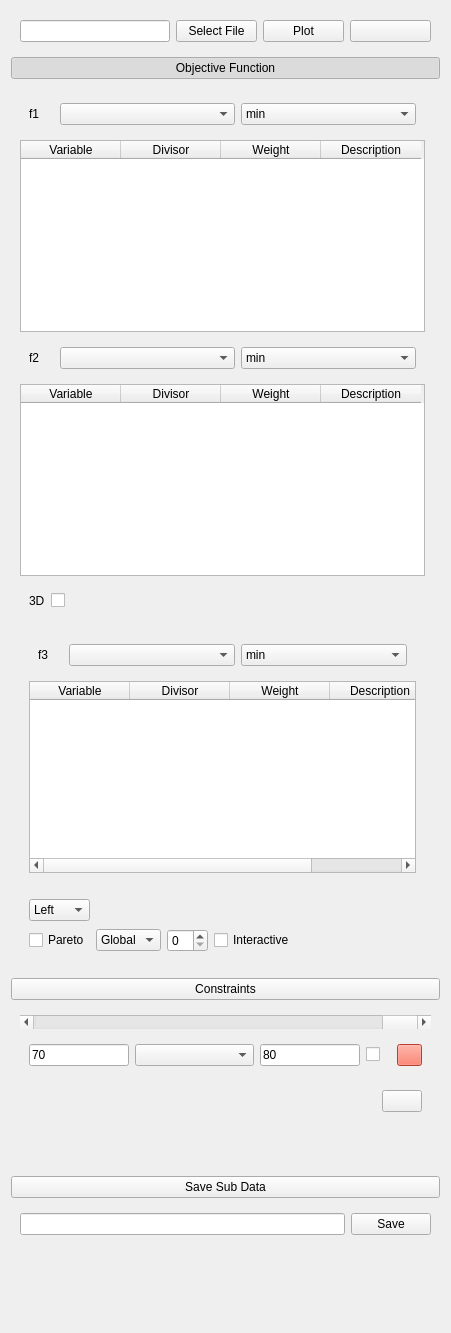
                       <widget class="QWidget" name="scrollAreaWidgetContents_6">
                        <property name="geometry">
                         <rect>
                          <x>0</x>
                          <y>-419</y>
                          <width>451</width>
                          <height>1333</height>
                         </rect>
                        </property>
                        <layout class="QGridLayout" name="gridLayout_50">
                         <item row="7" column="0" alignment="Qt::AlignTop">
                          <widget class="QWidget" name="w_Constraints" native="true">
                           <property name="sizePolicy">
                            <sizepolicy hsizetype="Preferred" vsizetype="Maximum">
                             <horstretch>0</horstretch>
                             <verstretch>0</verstretch>
                            </sizepolicy>
                           </property>
                           <layout class="QGridLayout" name="gridLayout_31">
                            <item row="3" column="1">
                             <spacer name="verticalSpacer_4">
                              <property name="orientation">
                               <enum>Qt::Vertical</enum>
                              </property>
                              <property name="sizeHint" stdset="0">
                               <size>
                                <width>20</width>
                                <height>40</height>
                               </size>
                              </property>
                             </spacer>
                            </item>
                            <item row="1" column="1">
                             <layout class="QGridLayout" name="gl_Filter">
                              <item row="0" column="0" colspan="2">
                               <widget class="QWidget" name="w_Filter_0" native="true">
                                <layout class="QGridLayout" name="gridLayout_33">
                                 <item row="0" column="1">
                                  <widget class="QComboBox" name="cb_DFFilter_0"/>
                                 </item>
                                 <item row="0" column="2">
                                  <widget class="QLineEdit" name="le_RB_0">
                                   <property name="minimumSize">
                                    <size>
                                     <width>100</width>
                                     <height>0</height>
                                    </size>
                                   </property>
                                   <property name="maximumSize">
                                    <size>
                                     <width>100</width>
                                     <height>16777215</height>
                                    </size>
                                   </property>
                                   <property name="text">
                                    <string>80</string>
                                   </property>
                                  </widget>
                                 </item>
                                 <item row="0" column="0">
                                  <widget class="QLineEdit" name="le_LB_0">
                                   <property name="minimumSize">
                                    <size>
                                     <width>100</width>
                                     <height>0</height>
                                    </size>
                                   </property>
                                   <property name="maximumSize">
                                    <size>
                                     <width>100</width>
                                     <height>16777215</height>
                                    </size>
                                   </property>
                                   <property name="text">
                                    <string>70</string>
                                   </property>
                                  </widget>
                                 </item>
                                 <item row="0" column="4">
                                  <widget class="QCheckBox" name="cb_Filter_Toggle_0">
                                   <property name="minimumSize">
                                    <size>
                                     <width>25</width>
                                     <height>0</height>
                                    </size>
                                   </property>
                                   <property name="maximumSize">
                                    <size>
                                     <width>25</width>
                                     <height>16777215</height>
                                    </size>
                                   </property>
                                   <property name="text">
                                    <string/>
                                   </property>
                                  </widget>
                                 </item>
                                 <item row="0" column="5">
                                  <widget class="QPushButton" name="pb_Remove_Filter">
                                   <property name="minimumSize">
                                    <size>
                                     <width>25</width>
                                     <height>0</height>
                                    </size>
                                   </property>
                                   <property name="maximumSize">
                                    <size>
                                     <width>20</width>
                                     <height>16777215</height>
                                    </size>
                                   </property>
                                   <property name="styleSheet">
                                    <string notr="true">background-color: rgb(255, 89, 67);</string>
                                   </property>
                                   <property name="text">
                                    <string/>
                                   </property>
                                   <property name="icon">
                                    <iconset resource="../qss/icons.qrc">
                                     <normaloff>:/icons/icons/PNG/stop.png</normaloff>:/icons/icons/PNG/stop.png</iconset>
                                   </property>
                                  </widget>
                                 </item>
                                </layout>
                               </widget>
                              </item>
                             </layout>
                            </item>
                            <item row="2" column="1">
                             <widget class="QWidget" name="widget_7" native="true">
                              <layout class="QGridLayout" name="gridLayout_38">
                               <item row="0" column="1">
                                <widget class="QPushButton" name="pb_Add_DFFilter">
                                 <property name="text">
                                  <string/>
                                 </property>
                                 <property name="icon">
                                  <iconset resource="../qss/icons.qrc">
                                   <normaloff>:/icons/icons/PNG/add.png</normaloff>:/icons/icons/PNG/add.png</iconset>
                                 </property>
                                </widget>
                               </item>
                               <item row="0" column="0">
                                <spacer name="horizontalSpacer_2">
                                 <property name="orientation">
                                  <enum>Qt::Horizontal</enum>
                                 </property>
                                 <property name="sizeHint" stdset="0">
                                  <size>
                                   <width>40</width>
                                   <height>20</height>
                                  </size>
                                 </property>
                                </spacer>
                               </item>
                              </layout>
                             </widget>
                            </item>
                            <item row="0" column="1">
                             <widget class="QScrollBar" name="hs_Alpha">
                              <property name="maximum">
                               <number>100</number>
                              </property>
                              <property name="value">
                               <number>100</number>
                              </property>
                              <property name="orientation">
                               <enum>Qt::Horizontal</enum>
                              </property>
                             </widget>
                            </item>
                           </layout>
                          </widget>
                         </item>
                         <item row="4" column="0" alignment="Qt::AlignTop">
                          <widget class="QWidget" name="w_Objective_Function" native="true">
                           <property name="sizePolicy">
                            <sizepolicy hsizetype="Preferred" vsizetype="Maximum">
                             <horstretch>0</horstretch>
                             <verstretch>0</verstretch>
                            </sizepolicy>
                           </property>
                           <layout class="QGridLayout" name="gridLayout_37">
                            <item row="6" column="0" colspan="2">
                             <widget class="QWidget" name="widget_15" native="true">
                              <property name="minimumSize">
                               <size>
                                <width>0</width>
                                <height>75</height>
                               </size>
                              </property>
                              <layout class="QGridLayout" name="gridLayout_25">
                               <item row="1" column="3">
                                <widget class="QCheckBox" name="cb_Interactive">
                                 <property name="text">
                                  <string>Interactive</string>
                                 </property>
                                </widget>
                               </item>
                               <item row="1" column="4">
                                <spacer name="horizontalSpacer_5">
                                 <property name="orientation">
                                  <enum>Qt::Horizontal</enum>
                                 </property>
                                 <property name="sizeHint" stdset="0">
                                  <size>
                                   <width>40</width>
                                   <height>20</height>
                                  </size>
                                 </property>
                                </spacer>
                               </item>
                               <item row="1" column="0">
                                <widget class="QCheckBox" name="cb_Pareto">
                                 <property name="text">
                                  <string>Pareto</string>
                                 </property>
                                </widget>
                               </item>
                               <item row="1" column="2">
                                <widget class="QSpinBox" name="sb_Axis_Row_Count">
                                 <property name="maximum">
                                  <number>10</number>
                                 </property>
                                </widget>
                               </item>
                               <item row="1" column="1">
                                <widget class="QComboBox" name="cb_Pareto_Setting">
                                 <item>
                                  <property name="text">
                                   <string>Global</string>
                                  </property>
                                 </item>
                                 <item>
                                  <property name="text">
                                   <string>Local</string>
                                  </property>
                                 </item>
                                </widget>
                               </item>
                               <item row="0" column="0">
                                <widget class="QComboBox" name="cb_Active_Axis">
                                 <item>
                                  <property name="text">
                                   <string>Left</string>
                                  </property>
                                 </item>
                                 <item>
                                  <property name="text">
                                   <string>Right</string>
                                  </property>
                                 </item>
                                </widget>
                               </item>
                              </layout>
                             </widget>
                            </item>
                            <item row="0" column="0">
                             <widget class="QWidget" name="widget_29" native="true">
                              <layout class="QHBoxLayout" name="horizontalLayout_4">
                               <item>
                                <widget class="QLabel" name="label_12">
                                 <property name="maximumSize">
                                  <size>
                                   <width>25</width>
                                   <height>16777215</height>
                                  </size>
                                 </property>
                                 <property name="text">
                                  <string>f1</string>
                                 </property>
                                </widget>
                               </item>
                               <item>
                                <widget class="QCheckableComboBox" name="ccb_Objective_Function_F1"/>
                               </item>
                               <item>
                                <widget class="QComboBox" name="cb_Goal_F1">
                                 <item>
                                  <property name="text">
                                   <string>min</string>
                                  </property>
                                 </item>
                                 <item>
                                  <property name="text">
                                   <string>max</string>
                                  </property>
                                 </item>
                                 <item>
                                  <property name="text">
                                   <string>equal</string>
                                  </property>
                                 </item>
                                </widget>
                               </item>
                              </layout>
                             </widget>
                            </item>
                            <item row="2" column="0">
                             <widget class="QWidget" name="widget_25" native="true">
                              <layout class="QHBoxLayout" name="horizontalLayout_3">
                               <item>
                                <widget class="QLabel" name="label_13">
                                 <property name="maximumSize">
                                  <size>
                                   <width>25</width>
                                   <height>16777215</height>
                                  </size>
                                 </property>
                                 <property name="text">
                                  <string>f2</string>
                                 </property>
                                </widget>
                               </item>
                               <item>
                                <widget class="QCheckableComboBox" name="ccb_Objective_Function_F2"/>
                               </item>
                               <item>
                                <widget class="QComboBox" name="cb_Goal_F2">
                                 <item>
                                  <property name="text">
                                   <string>min</string>
                                  </property>
                                 </item>
                                 <item>
                                  <property name="text">
                                   <string>max</string>
                                  </property>
                                 </item>
                                </widget>
                               </item>
                              </layout>
                             </widget>
                            </item>
                            <item row="1" column="0">
                             <widget class="QTableWidget" name="tw_Objective_Function_F1">
                              <property name="minimumSize">
                               <size>
                                <width>0</width>
                                <height>150</height>
                               </size>
                              </property>
                              <column>
                               <property name="text">
                                <string>Variable</string>
                               </property>
                              </column>
                              <column>
                               <property name="text">
                                <string>Divisor</string>
                               </property>
                              </column>
                              <column>
                               <property name="text">
                                <string>Weight</string>
                               </property>
                              </column>
                              <column>
                               <property name="text">
                                <string>Description</string>
                               </property>
                              </column>
                             </widget>
                            </item>
                            <item row="3" column="0">
                             <widget class="QTableWidget" name="tw_Objective_Function_F2">
                              <property name="minimumSize">
                               <size>
                                <width>0</width>
                                <height>150</height>
                               </size>
                              </property>
                              <column>
                               <property name="text">
                                <string>Variable</string>
                               </property>
                              </column>
                              <column>
                               <property name="text">
                                <string>Divisor</string>
                               </property>
                              </column>
                              <column>
                               <property name="text">
                                <string>Weight</string>
                               </property>
                              </column>
                              <column>
                               <property name="text">
                                <string>Description</string>
                               </property>
                              </column>
                             </widget>
                            </item>
                            <item row="4" column="0">
                             <widget class="QWidget" name="widget_5" native="true">
                              <layout class="QGridLayout" name="gridLayout_29">
                               <item row="0" column="1">
                                <widget class="SwitchControl" name="sc_Toggle_3D"/>
                               </item>
                               <item row="0" column="0">
                                <widget class="QLabel" name="label">
                                 <property name="text">
                                  <string>3D</string>
                                 </property>
                                </widget>
                               </item>
                               <item row="0" column="2">
                                <spacer name="horizontalSpacer">
                                 <property name="orientation">
                                  <enum>Qt::Horizontal</enum>
                                 </property>
                                 <property name="sizeHint" stdset="0">
                                  <size>
                                   <width>40</width>
                                   <height>20</height>
                                  </size>
                                 </property>
                                </spacer>
                               </item>
                              </layout>
                             </widget>
                            </item>
                            <item row="5" column="0">
                             <widget class="QWidget" name="w_Toggle_F3" native="true">
                              <layout class="QGridLayout" name="gridLayout_30">
                               <item row="0" column="0">
                                <widget class="QWidget" name="widget_18" native="true">
                                 <layout class="QGridLayout" name="gridLayout_32">
                                  <item row="0" column="1">
                                   <widget class="QCheckableComboBox" name="ccb_Objective_Function_F3"/>
                                  </item>
                                  <item row="0" column="0">
                                   <widget class="QLabel" name="label_2">
                                    <property name="maximumSize">
                                     <size>
                                      <width>25</width>
                                      <height>16777215</height>
                                     </size>
                                    </property>
                                    <property name="text">
                                     <string>f3</string>
                                    </property>
                                   </widget>
                                  </item>
                                  <item row="0" column="2">
                                   <widget class="QComboBox" name="cb_Goal_F3">
                                    <item>
                                     <property name="text">
                                      <string>min</string>
                                     </property>
                                    </item>
                                    <item>
                                     <property name="text">
                                      <string>max</string>
                                     </property>
                                    </item>
                                   </widget>
                                  </item>
                                 </layout>
                                </widget>
                               </item>
                               <item row="1" column="0">
                                <widget class="QTableWidget" name="tw_Objective_Function_F3">
                                 <column>
                                  <property name="text">
                                   <string>Variable</string>
                                  </property>
                                 </column>
                                 <column>
                                  <property name="text">
                                   <string>Divisor</string>
                                  </property>
                                 </column>
                                 <column>
                                  <property name="text">
                                   <string>Weight</string>
                                  </property>
                                 </column>
                                 <column>
                                  <property name="text">
                                   <string>Description</string>
                                  </property>
                                 </column>
                                </widget>
                               </item>
                              </layout>
                             </widget>
                            </item>
                           </layout>
                          </widget>
                         </item>
                         <item row="9" column="0" alignment="Qt::AlignTop">
                          <widget class="QWidget" name="w_Save_Sub_Data" native="true">
                           <property name="sizePolicy">
                            <sizepolicy hsizetype="Preferred" vsizetype="Maximum">
                             <horstretch>0</horstretch>
                             <verstretch>0</verstretch>
                            </sizepolicy>
                           </property>
                           <layout class="QGridLayout" name="gridLayout_17">
                            <item row="0" column="1">
                             <widget class="QLineEdit" name="lineEdit_2"/>
                            </item>
                            <item row="0" column="3">
                             <widget class="QPushButton" name="pushButton_7">
                              <property name="text">
                               <string>Save</string>
                              </property>
                             </widget>
                            </item>
                           </layout>
                          </widget>
                         </item>
                         <item row="0" column="0">
                          <widget class="QWidget" name="widget_20" native="true">
                           <property name="sizePolicy">
                            <sizepolicy hsizetype="Minimum" vsizetype="Preferred">
                             <horstretch>0</horstretch>
                             <verstretch>0</verstretch>
                            </sizepolicy>
                           </property>
                           <property name="minimumSize">
                            <size>
                             <width>400</width>
                             <height>0</height>
                            </size>
                           </property>
                           <property name="maximumSize">
                            <size>
                             <width>800</width>
                             <height>16777215</height>
                            </size>
                           </property>
                           <layout class="QGridLayout" name="gridLayout_35">
                            <item row="0" column="1">
                             <widget class="QPushButton" name="pb_Select_File">
                              <property name="text">
                               <string>Select File</string>
                              </property>
                             </widget>
                            </item>
                            <item row="0" column="0">
                             <widget class="QLineEdit" name="le_Pandas_Filename">
                              <property name="maximumSize">
                               <size>
                                <width>150</width>
                                <height>16777215</height>
                               </size>
                              </property>
                             </widget>
                            </item>
                            <item row="0" column="2">
                             <widget class="QPushButton" name="pb_Plot_Objective">
                              <property name="text">
                               <string>Plot</string>
                              </property>
                             </widget>
                            </item>
                            <item row="0" column="3">
                             <widget class="QPushButton" name="pb_Clear">
                              <property name="text">
                               <string/>
                              </property>
                              <property name="icon">
                               <iconset resource="../qss/icons.qrc">
                                <normaloff>:/icons/icons/PNG/stop.png</normaloff>:/icons/icons/PNG/stop.png</iconset>
                              </property>
                             </widget>
                            </item>
                           </layout>
                          </widget>
                         </item>
                         <item row="3" column="0">
                          <widget class="QPushButton" name="pb_Objective_Function">
                           <property name="text">
                            <string>Objective Function</string>
                           </property>
                           <property name="checkable">
                            <bool>true</bool>
                           </property>
                           <property name="checked">
                            <bool>true</bool>
                           </property>
                          </widget>
                         </item>
                         <item row="5" column="0">
                          <widget class="QPushButton" name="pb_Constraints">
                           <property name="text">
                            <string>Constraints</string>
                           </property>
                           <property name="checkable">
                            <bool>true</bool>
                           </property>
                          </widget>
                         </item>
                         <item row="8" column="0">
                          <widget class="QPushButton" name="pb_Save_Sub_Data">
                           <property name="text">
                            <string>Save Sub Data</string>
                           </property>
                           <property name="checkable">
                            <bool>true</bool>
                           </property>
                          </widget>
                         </item>
                         <item row="10" column="0">
                          <spacer name="verticalSpacer_3">
                           <property name="orientation">
                            <enum>Qt::Vertical</enum>
                           </property>
                           <property name="sizeHint" stdset="0">
                            <size>
                             <width>20</width>
                             <height>40</height>
                            </size>
                           </property>
                          </spacer>
                         </item>
                         <item row="1" column="0">
                          <layout class="QGridLayout" name="gl_Datasets_Widgets"/>
                         </item>
                        </layout>
                       </widget>
